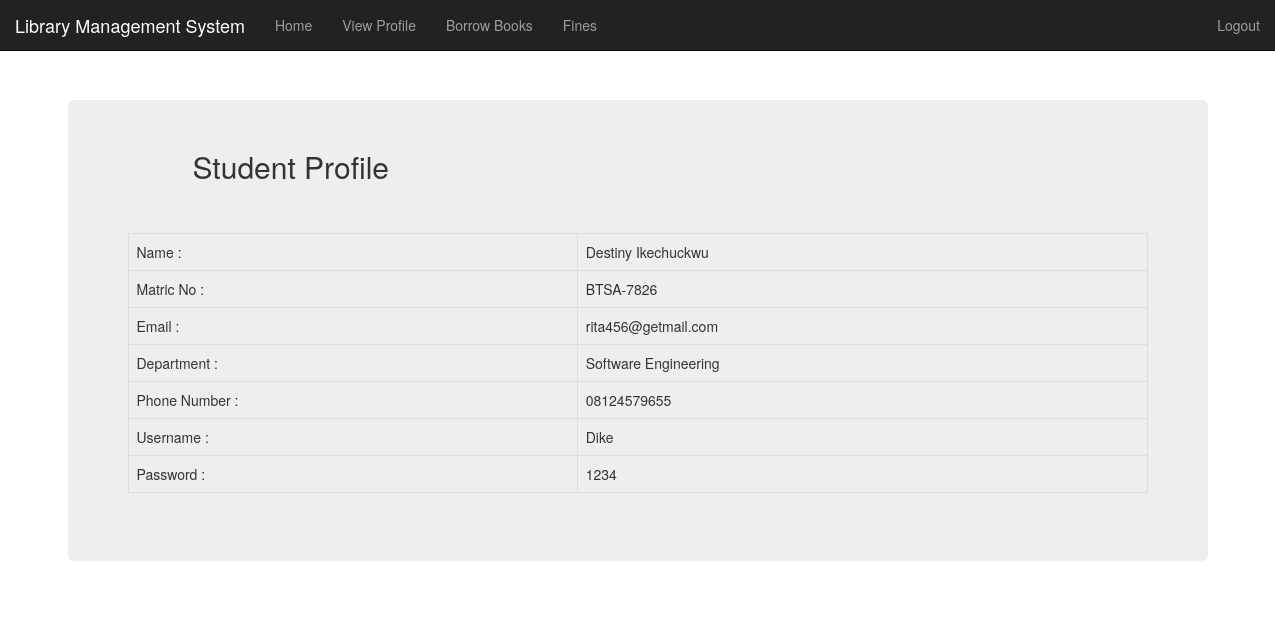
The page /profile.php (signed in) on the database its author committed.
### tables this page shows
CREATE TABLE `students` (
  `studentId` int(11) NOT NULL,
  `matric_no` varchar(30) NOT NULL,
  `password` varchar(150) NOT NULL,
  `username` varchar(150) NOT NULL,
  `email` varchar(60) NOT NULL,
  `dept` varchar(60) NOT NULL,
  `numOfBooks` int(11) NOT NULL,
  `moneyOwed` varchar(20) NOT NULL,
  `photo` text NOT NULL,
  `phoneNumber` varchar(11) NOT NULL,
  `name` varchar(60) NOT NULL
);

### profile.php (the view, shortened to what this page needs)
<?php
$student_name = $_SESSION['student-username'];
 ?>
<!DOCTYPE html>
<html>
<head>
	<link rel="stylesheet" type="text/css" href="css/bootstrap.css">
	<link rel="stylesheet" type="text/css" href="font-awesome-4.7.0/css/font-awesome.css">
	<link rel="stylesheet" type="text/css" href="css/style.css">
</head>
<body>
<div class="container">
 <?php include "includes/nav2.php"; ?>
	</div>
 <div class="container " style="margin-top: 100px">
 		<div class="row col-lg-12 col-lg-offset-1" style="margin-top: 30px;margin-bottom: 40px">
            <div class="col-lg-6 col-md-6">
            	<h2>Student Profile</h2>
            </div>
         </div>
            <div class="jumbotron">
               <table class="table table-bordered">
                    <?php
                    $sql = "SELECT * from students where username = '$student_name'";
                    $query = mysqli_query($conn, $sql);
                    while($row = mysqli_fetch_assoc($query)) { ?>
                  <tbody>
                    <tr>
                     <td>Name : </td>
                     <td><?php echo $row['name']; ?></td>
                    </tr>
                    <tr>
                     <td>Matric No : </td>
                     <td><?php echo $row['matric_no']; ?></td>
                    </tr>
                    <tr>
                     <td>Email : </td>
                     <td><?php echo $row['email']; ?></td>
                    </tr>
                    <tr>
                     <tr>
                     <td>Department : </td>
                     <td><?php echo $row['dept']; ?></td>
                    </tr>
                    <tr>
                     <td>Phone Number : </td>
                     <td><?php echo $row['phoneNumber']; ?></td>
                    </tr>
                    <tr>
                     <td>Username : </td>
                     <td><?php echo $row['username']; ?></td>
                    </tr>
                    <tr>
                     <td>Password : </td>
                     <td><?php echo $row['password']; ?></td>
                    </tr>
                 </tbody>
                 <?php } ?>
           </table>
            </div>
      </div>
</body>
</html>

### css/style.css (style rules this page uses)
body { overflow-x: hidden; }

### rows shown on the page
students: name "Destiny Ikechuckwu", matric_no "BTSA-7826", email "rita456@getmail.com", dept "Software Engineering", phoneNumber "08124579655", username "Dike", password "1234"
